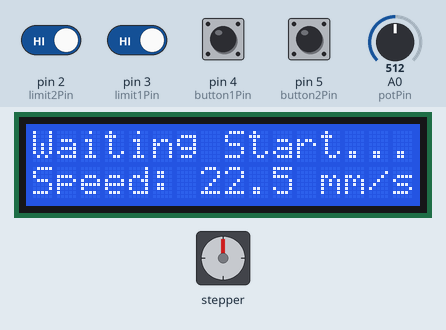
A sketch run on a simulated Arduino Uno, built with avr-gcc and run on an emulated ATmega328P. Parts: stepper motor, 16×2 character LCD. Wiring (inferred from the names in the program): stepper motor driver (200 steps per turn assumed): step pin 9; direction pin 13; enable pin 7. The inputs (shaded band) are chosen by the test bench; at power-on: pin 2 (limit2Pin), pin 3 (limit1Pin), pin 4 (button1Pin), pin 5 (button2Pin) HIGH, A0 (potPin) = 512.

Above: at 2.7 s.
2.8 s: pin 4 (button1Pin) pulled LOW for 0.15 s
At 2.95 s:
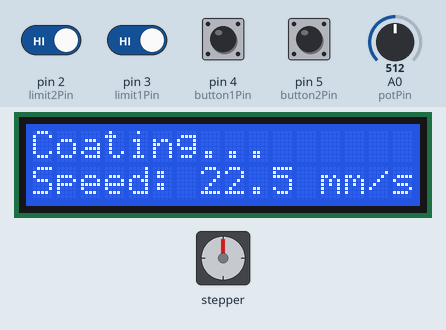
3.5 s: pin 2 (limit2Pin) driven LOW
At 4.0 s:
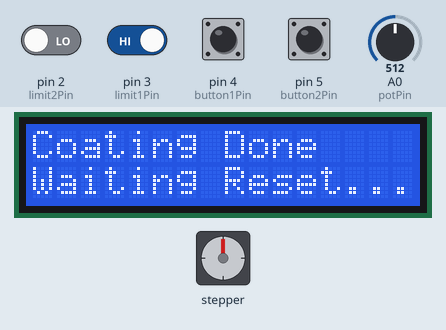
5.0 s: pin 5 (button2Pin) pulled LOW for 0.15 s
At 5.15 s:
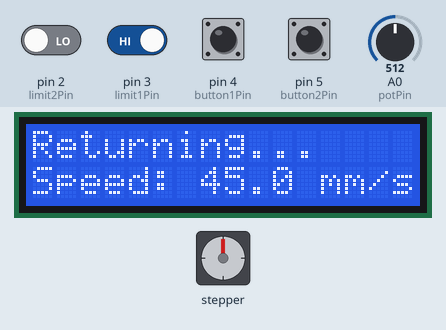
5.7 s: pin 3 (limit1Pin) driven LOW
At 6.9 s:
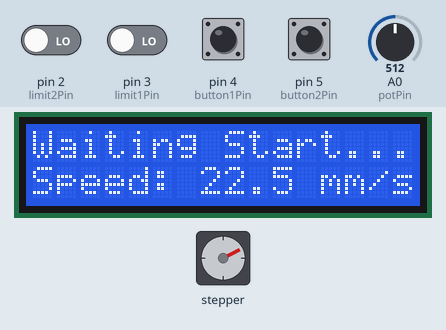
7.2 s: A0 (potPin) set to 716
At 7.8 s:
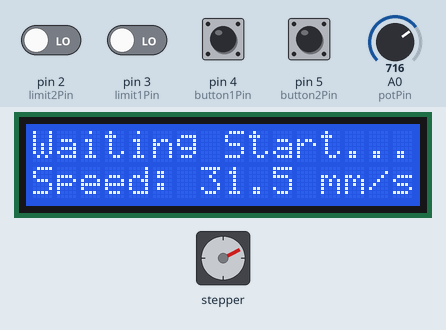
8.7 s: pin 4 (button1Pin) pulled LOW for 1 s
At 9.7 s:
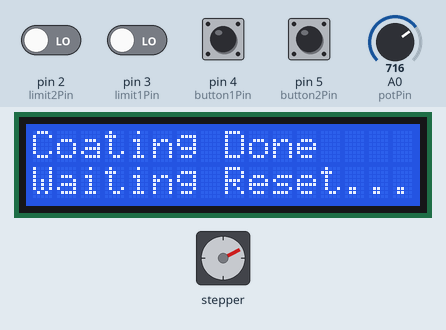
Timing chart, 0 to 11.7 s (numbered marks = the images above; inputs shaded):
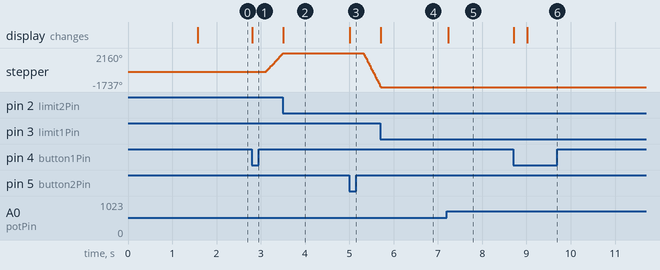

The sketch:

tape_casting_firmware_v4.ino
```cpp
/*
 * Doctor Blade Coater — Fully Automated System v4 (Parallel LCD)
 * Speed: 0-45 mm/s | Return: Fixed 45 mm/s
 * Microstep: 1600 | L=8, GR=1.33
 * system constant of delay for 800 microstep is 6666 yani delay = 6666 / v ile bulunur.
 * eğer microstep 1600 olursa system constant of delay becomes 6666/2 = 3333 olur ve delay = 3333/ v ile bulunur.
 */

#include <LiquidCrystal.h>

// ── LCD SETTINGS ──────────────────────────────────────────────────────────────
const int rs = 12, en = 11, d4 = 10, d5 = 6, d6 = A1, d7 = A2;
LiquidCrystal lcd(rs, en, d4, d5, d6, d7);

// ── PIN DEFINITIONS ───────────────────────────────────────────────────────────
const int stepPin    = 9;
const int dirPin     = 13;
const int enPin      = 7;
const int potPin     = A0;
const int limit1Pin  = 3;  // Home Switch
const int limit2Pin  = 2;  // End Switch
const int button1Pin = 4;  // Start Button (Forward)
const int button2Pin = 5;  // Reset Button (Backward)

// ── SYSTEM VARIABLES ──────────────────────────────────────────────────────────
int systemState = 0;
unsigned long lastDisplayTime = 0;
const unsigned long DISPLAY_INTERVAL = 300; // ms
float lockedV = 0.0;
long lockedStepDelay = 0;
int lastPotValue = 0; // Dalgalanma filtresi için eklendi

// ── SETUP ─────────────────────────────────────────────────────────────────────
void setup() {
  lcd.begin(16, 2);
  lcd.clear();
  lcd.setCursor(0, 0);
  lcd.print("BGMAD Coater ");
  lcd.setCursor(0, 1);
  lcd.print("Starting...     ");
  delay(1500);
  lcd.clear();

  pinMode(stepPin,    OUTPUT);
  pinMode(dirPin,     OUTPUT);
  pinMode(enPin,      OUTPUT);

  pinMode(limit1Pin,  INPUT_PULLUP);
  pinMode(limit2Pin,  INPUT_PULLUP);
  pinMode(button1Pin, INPUT_PULLUP);
  pinMode(button2Pin, INPUT_PULLUP);

  digitalWrite(enPin, HIGH); // Başlangıçta motoru boşa al (sesi kes)
}

// ── MAIN LOOP ─────────────────────────────────────────────────────────────────
void loop() {
  bool btn1_pressed = (digitalRead(button1Pin) == LOW);
  bool btn2_pressed = (digitalRead(button2Pin) == LOW);
  bool lim1_pressed = (digitalRead(limit1Pin)  == LOW);
  bool lim2_pressed = (digitalRead(limit2Pin)  == LOW);

  switch (systemState) {

    case 0: // Waiting for Start
      {
        int potValue = analogRead(potPin);

        // Hysteresis (Deadband) Filtresi - Dalgalanmayı engeller
        if (abs(potValue - lastPotValue) > 3) {
            lastPotValue = potValue;
        }
        float currentV = lastPotValue * (45.0 / 1023.0);

        // Update LCD periodically to prevent garbage characters and lag
        if (millis() - lastDisplayTime > DISPLAY_INTERVAL) {
          lcd.setCursor(0, 0);
          lcd.print("Waiting Start...");
          lcd.setCursor(0, 1);
          lcd.print("Speed: ");
          if (currentV < 10.0) lcd.print(" ");
          lcd.print(currentV, 1);
          lcd.print(" mm/s ");
          lastDisplayTime = millis();
        }

        if (btn1_pressed && currentV > 0.1) {
          digitalWrite(enPin, LOW); // Harekete başlarken motoru aktif et
          lockedV = currentV;
          lockedStepDelay = 3333.0 / lockedV;
          digitalWrite(dirPin, HIGH);

          // Update LCD ONCE for State 1 to avoid motor stutter
          lcd.clear();
          lcd.setCursor(0, 0);
          lcd.print("Coating...      ");
          lcd.setCursor(0, 1);
          lcd.print("Speed: ");
          if (lockedV < 10.0) lcd.print(" ");
          lcd.print(lockedV, 1);
          lcd.print(" mm/s ");

          systemState = 1;
          delay(300); // Debounce
        }
      }
      break;

    case 1: // Coating (Forward) - LCD is NOT updated here to prevent stutter
      if (lim2_pressed) {
        digitalWrite(enPin, HIGH); // Bitişte motoru boşa al (sesi kes)

        // Update LCD ONCE for State 2
        lcd.clear();
        lcd.setCursor(0, 0);
        lcd.print("Coating Done    ");
        lcd.setCursor(0, 1);
        lcd.print("Waiting Reset...");
        systemState = 2;
      } else {
        moveStep(lockedStepDelay);
      }
      break;

    case 2: // Waiting for Reset
      if (btn2_pressed) {
        digitalWrite(enPin, LOW); // Harekete başlarken motoru aktif et
        digitalWrite(dirPin, LOW);

        // Update LCD ONCE for State 3
        lcd.clear();
        lcd.setCursor(0, 0);
        lcd.print("Returning...    ");
        lcd.setCursor(0, 1);
        lcd.print("Speed: 45.0 mm/s");

        systemState = 3;
        delay(300); // Debounce
      }
      break;

    case 3: // Returning (Backward) - LCD is NOT updated here to prevent stutter
      if (lim1_pressed) {
        digitalWrite(enPin, HIGH); // Başlangıca dönünce motoru boşa al (sesi kes)
        lcd.clear();
        systemState = 0;
      } else {
        moveStep(3333 / 45); // 45 mm/s geri dönüş hızı
      }
      break;
  }
}

// ── HELPER FUNCTIONS ──────────────────────────────────────────────────────────
void moveStep(long delayTime) {
  digitalWrite(stepPin, HIGH);
  customDelay(delayTime);
  digitalWrite(stepPin, LOW);
  customDelay(delayTime);
}

void customDelay(long uSecs) {
  if (uSecs > 16000) {
    delay(uSecs / 1000);
    delayMicroseconds(uSecs % 1000);
  } else {
    delayMicroseconds(uSecs);
  }
}
```

Measured:
- after the input at 2.8 s, stepper: turns 2122° clockwise in 0.39 s, starting after 0.31 s; the display: changes at once (image 1)
- after the input at 3.5 s, the display: changes at once (image 2)
- after the input at 5.0 s, stepper: turns 3798° counter-clockwise in 0.38 s, starting after 0.31 s; the display: changes at once (image 3)
- after the input at 5.7 s, the display: changes at once (image 4)
- after the input at 7.2 s, the display: changes at once (image 5)
- after the input at 8.7 s, the display: first changes at once (image 6 shows a later state)
